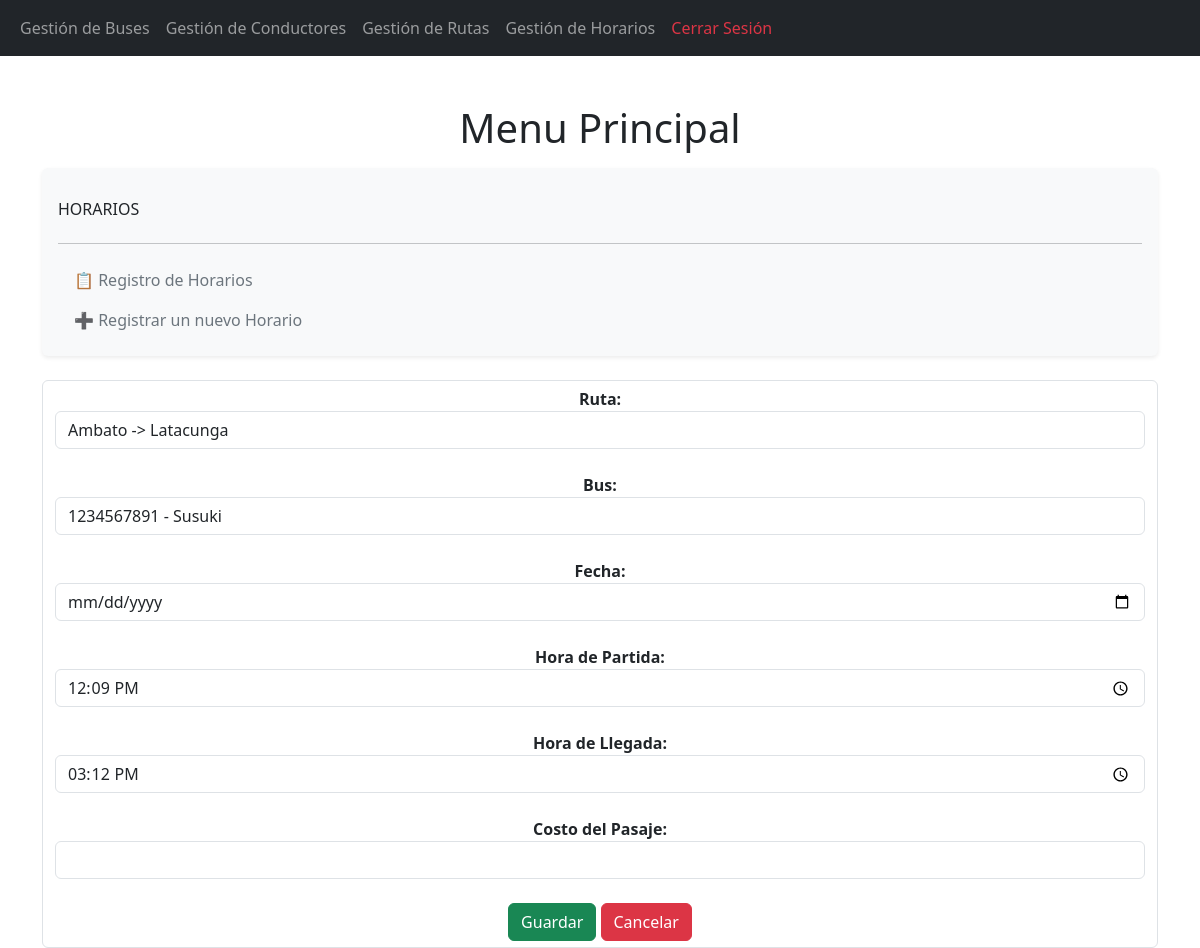
Page /editarHorario/4/ on the committed database.
### Aplicaciones/ventapasajes/models.py (models this page shows, shortened)
class Horario(models.Model):
    id = models.AutoField(primary_key=True)
    ruta = models.ForeignKey(Ruta, on_delete=models.CASCADE)  # Relación con la ruta
    bus = models.ForeignKey(Bus, on_delete=models.CASCADE)    # Relación con el bus
    fecha = models.DateField()                                # Fecha del viaje
    hora_partida = models.TimeField()                         # Hora de salida
    hora_llegada = models.TimeField()                         # Hora de llegada
    costo_pasaje = models.DecimalField(max_digits=10, decimal_places=2, default=0.0)  # Costo del pasaje

class Ruta(models.Model):
    id = models.AutoField(primary_key=True)
    origen = models.CharField(max_length=100)
    destino = models.CharField(max_length=100)

class Bus(models.Model):
    id = models.AutoField(primary_key=True)
    placa = models.CharField(max_length=10, unique=True)  # Placa única
    modelo = models.CharField(max_length=50)             # Modelo del bus
    capacidad = models.PositiveIntegerField()            # Capacidad máxima de pasajeros

### Aplicaciones/ventapasajes/views.py (the view)
# urls.py: path('editarHorario/<int:id>/', views.editarHorario, name='editar_horario'),
def editarHorario(request, id):
    try:
        horarioEditar = Horario.objects.get(id=id)
        rutas = Ruta.objects.all()  # Para mostrar las rutas disponibles
        buses = Bus.objects.all()  # Para mostrar los buses disponibles
        return render(request, "editarHorario.html", {
            'horario': horarioEditar,
            'rutas': rutas,
            'buses': buses
        })
    except Horario.DoesNotExist:
        messages.error(request, "El horario especificado no existe.")
        return redirect('listadoHorarios')

### Aplicaciones/ventapasajes/templates/editarHorario.html (shortened to what this page needs)
{% extends "./plantillaAdministrador.html" %}
{% block contenidoAdministrador %}
<!DOCTYPE html>
    <html lang="en">
    <head>
        <link href="https://cdn.jsdelivr.net/npm/bootstrap@5.3.3/dist/css/bootstrap.min.css" rel="stylesheet">
        <link href="https://cdn.jsdelivr.net/npm/bootstrap@5.3.0/dist/css/bootstrap.min.css" rel="stylesheet">
        <link rel="stylesheet" href="https://cdnjs.cloudflare.com/ajax/libs/izitoast/1.4.0/css/iziToast.css" />
    </head>
    <body>
        <div class="container mt-5">
            <div class="row">
                <h1 class="text-center mb-3">Menu Principal</h1>
            </div>
            <div class="row">
                <div class="col-md-12">
                    <nav class="nav flex-column bg-light p-3 shadow-sm rounded">
                        <h6 class="mt-3">HORARIOS</h6>
                        <hr>
                        <a href="{% url 'listadoBuses' %}" class="nav-link text-secondary">📋 Registro de Horarios</a>
                        <a href="{% url 'nuevoBus' %}" class="nav-link text-secondary">➕ Registrar un nuevo Horario</a>
            </div>
        </div>
        <br>
        <form action="{% url 'procesar_edicion_horario' %}" id="frm_editar_horario" method="post" class="form-control justify-content text-center">
            <label for="ruta"><b>Ruta:</b></label>
            <select name="ruta" id="ruta" class="form-control" required>
                {% for ruta in rutas %}
                <option value="{{ ruta.id }}" {% if ruta.id == horario.ruta.id %}selected{% endif %}>
                    {{ ruta.origen }} -> {{ ruta.destino }}
                </option>
                {% endfor %}
            </select>
            <br>
            <label for="bus"><b>Bus:</b></label>
            <select name="bus" id="bus" class="form-control" required>
                {% for bus in buses %}
                <option value="{{ bus.id }}" {% if bus.id == horario.bus.id %}selected{% endif %}>
                    {{ bus.placa }} - {{ bus.modelo }}
                </option>
                {% endfor %}
            </select>
            <br>
            <label for="fecha"><b>Fecha:</b></label>
            <input type="date" name="fecha" id="fecha" value="{{ horario.fecha }}" class="form-control" required>
            <br>
            <label for="hora_partida"><b>Hora de Partida:</b></label>
            <input type="time" name="hora_partida" id="hora_partida" value="{{ horario.hora_partida }}" class="form-control" required>
            <br>
            <label for="hora_llegada"><b>Hora de Llegada:</b></label>
            <input type="time" name="hora_llegada" id="hora_llegada" value="{{ horario.hora_llegada }}" class="form-control" required>
            <br>
            <label for="costo_pasaje"><b>Costo del Pasaje:</b></label>
            <input type="number" name="costo_pasaje" id="costo_pasaje" value="{{ horario.costo_pasaje }}" class="form-control" step="0.01" min="0.01" required>
            <br>
            <button type="submit" class="btn btn-success">Guardar</button>
            <a href="{% url 'listadoHorarios' %}" class="btn btn-danger">Cancelar</a>
        </form>
    </div>
</body>
</html>
{% endblock %}

### rows in the picture
Horario: ruta "Ambato -> Latacunga", bus "1234567891 - Susuki", hora_partida "12:09", hora_llegada "15:12"
